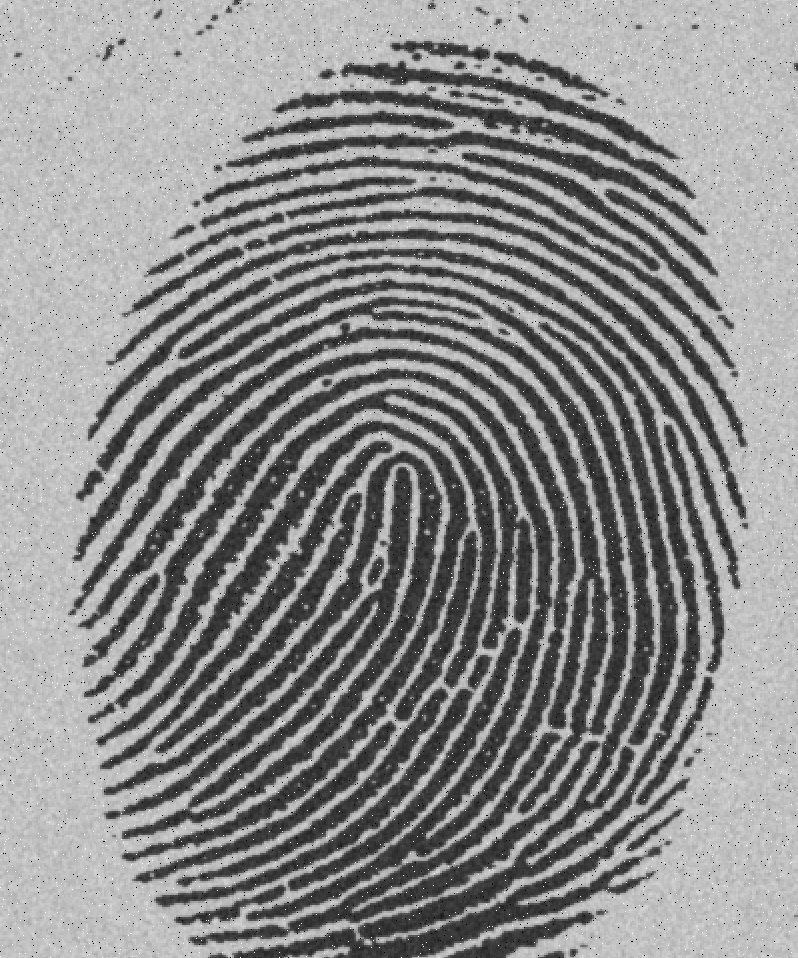
#> input picture 图像处理与可视化/Homework/数字图像处理 06/P1-2classes/noisy_Fig1038(a)(noisy_fingerprint).tif, 798 x 958 px; its folder holds 4 pictures in this run
$ python HW01_P1_Otsu.py
#> lines starting #> are read from the running program, lines starting #| are printed output that depends on the picture; after the words box and inside, x2 and y2 are one past the last pixel; in counts of white or black regions, pixels touching at a corner belong together; long printed decimals are rounded
import numpy as np
from PIL import Image
import matplotlib.pyplot as plt

def compute_histogram(image, num_bins=256):
    """
    计算图像的灰度直方图。

    :param image: 灰度图像的 numpy 数组
    :param num_bins: 直方图的 bins 数量
    :return: 直方图和 bins 边缘
    """
    histogram, bin_edges = np.histogram(image.ravel(), bins=num_bins, range=[0, num_bins])
    return histogram, bin_edges

def compute_cumulative_probabilities_and_weighted_sum(histogram):
    """
    计算累计概率和累积灰度加权和。

    :param histogram: 图像的灰度直方图
    :return: 累计概率 P_k 和累积灰度加权和 S_k
    """
    total_pixels = np.sum(histogram)
    probabilities = histogram / total_pixels
    cumulative_probabilities = np.cumsum(probabilities)
    cumulative_weighted_sum = np.cumsum(np.arange(len(histogram)) * probabilities)

    return cumulative_probabilities, cumulative_weighted_sum

def otsu_global_thresholding(image):
    """
    Otsu 算法的实现。

    :param image: 输入的灰度图像
    :return: 二值化后的图像、Otsu 阈值以及可分离性测度
    """
    histogram, _ = compute_histogram(image)
    cumulative_probabilities, cumulative_weighted_sum = compute_cumulative_probabilities_and_weighted_sum(histogram)

    # 计算全局均值
    mu_global = cumulative_weighted_sum[-1]

    # 计算全局方差
    sigma_global_squared = np.sum((np.arange(len(histogram)) - mu_global) ** 2 * (histogram / np.sum(histogram)))
    print(f"Global mean is {mu_global} and global variance is {sigma_global_squared}")

    # 类间方差的向量化计算
    P = cumulative_probabilities
    S = cumulative_weighted_sum

    # 避免除以 0 或无效计算的情况，先屏蔽掉 P_k 为 0 和 1 的值
    with np.errstate(divide='ignore', invalid='ignore'):
        sigma_between_class_squared = np.where(
            (P > 0) & (P < 1),
            (P * mu_global - S) ** 2 / (P * (1 - P)),
            0
        )

    # 寻找最大类间方差
    max_variance = np.max(sigma_between_class_squared)
    best_thresholds = np.where(sigma_between_class_squared == max_variance)[0]  # 找到所有最大类间方差的阈值

    # 如果存在多个最大类间方差的阈值，取平均值
    best_threshold = np.mean(best_thresholds).astype(np.uint8)

    print(f"Max variance {max_variance} is reached at thresholds {best_thresholds}, average threshold: {best_threshold}")
    # 生成二值化图像
    binary_image = (image > best_threshold).astype(np.uint8)

    # 计算最好阈值的可分离性测度
    separability_measure = max_variance / sigma_global_squared if sigma_global_squared > 0 else 0

    return binary_image, best_threshold, separability_measure

def plot_image_and_histogram(image, binary_image, threshold, image_name):
    """
    绘制原始图像和二值化后的图像及其直方图。

    :param image: 原始灰度图像的 2D numpy 数组
    :param binary_image: 二值化后的图像的 2D numpy 数组
    :param threshold: 用于二值化的阈值
    """
    fig, axes = plt.subplots(2, 2, figsize=(12, 8))

    # 绘制原始图像
    axes[0, 0].imshow(image, cmap='gray', vmin=0, vmax=255)
    axes[0, 0].set_title('Original Image')
    axes[0, 0].axis('off')

    # 绘制原始图像的直方图
    histogram, bin_edges = compute_histogram(image)
    axes[0, 1].bar(bin_edges[:-1], histogram, width=1, color='gray')
    axes[0, 1].set_title('Original Histogram')
    axes[0, 1].set_xlabel('Gray Level')
    axes[0, 1].set_ylabel('Frequency')

    # 添加阈值直线
    axes[0, 1].axvline(x=threshold, color='red', linestyle='--', label='Threshold = {}'.format(int(threshold)))
    axes[0, 1].legend()

    # 绘制二值化后的图像
    axes[1, 0].imshow(binary_image, cmap='gray', vmin=0, vmax=1)
    axes[1, 0].set_title('Binary Image')
    axes[1, 0].axis('off')

    # 绘制二值化后的图像的直方图
    binary_histogram, _ = compute_histogram(binary_image, num_bins=2)
    axes[1, 1].bar(np.arange(2), binary_histogram, width=0.1, color='gray')
    axes[1, 1].set_title('Binary Histogram')
    axes[1, 1].set_xlabel('Gray Level')
    axes[1, 1].set_ylabel('Frequency')

    plt.tight_layout()
    save_path = f"Otsu_{image_name}.png"
    plt.savefig(save_path)
    plt.show()

# 示例使用
if __name__ == "__main__":
    # 加载灰度图像
    option = 2 # 更改图像选择
    if option == 1:
        image_name = 'Fig1038(a)(noisy_fingerprint).tif'
    else:
        image_name = 'noisy_Fig1038(a)(noisy_fingerprint).tif'

    image = Image.open(image_name).convert('L')
#> image is the input picture: PIL image 798x958 L; min 0, max 255, mean 139.8
    image_array = np.array(image)

    # 应用 Otsu 阈值算法
    binary_image, threshold, separability_measure = otsu_global_thresholding(image_array)
#> in compute_histogram, `histogram, bin_edges = np.histogram(image.ravel(), bins=num_bins, rang..`: histogram = 256 values, max 22777 at index 192, min 0 at index 1, mean 2986.3; bin_edges = 257 values from 0 to 256
#> in compute_cumulative_probabilities_and_weighted_sum, `total_pixels = np.sum(histogram)`: total_pixels = 764484
#> in compute_cumulative_probabilities_and_weighted_sum, `probabilities = histogram / total_pixels`: probabilities = 256 values, max 0.0298 at index 192, min 0 at index 1, mean 0.00391
#> in compute_cumulative_probabilities_and_weighted_sum, `cumulative_probabilities = np.cumsum(probabilities)`: cumulative_probabilities = 256 values from 0.00505 to 1
#> in compute_cumulative_probabilities_and_weighted_sum, `cumulative_weighted_sum = np.cumsum(np.arange(len(histogram)) * probab..`: cumulative_weighted_sum = 256 values from 0 to 139.8
#> in otsu_global_thresholding, `cumulative_probabilities, cumulative_weighted_sum = compute_cumulative..`: cumulative_probabilities = 256 values from 0.00505 to 1; cumulative_weighted_sum = 256 values from 0 to 139.8
#> in otsu_global_thresholding, `mu_global = cumulative_weighted_sum[-1]`: mu_global = 139.8
#> in otsu_global_thresholding, `sigma_global_squared = np.sum((np.arange(len(histogram)) - mu_global) ..`: sigma_global_squared = 3887.9
#| Global mean is 139.808 and global variance is 3887.915
#> in otsu_global_thresholding, `P = cumulative_probabilities`: P = 256 values from 0.00505 to 1
#> in otsu_global_thresholding, `S = cumulative_weighted_sum`: S = 256 values from 0 to 139.8
#> in otsu_global_thresholding, `sigma_between_class_squared = np.where( (P > 0) & (P < 1), (P * mu_glo..`: sigma_between_class_squared = 256 values, max 3635.4 at index 125, min 0 at index 255, mean 1780.2
#> in otsu_global_thresholding, `max_variance = np.max(sigma_between_class_squared)`: max_variance = 3635.4
#> in otsu_global_thresholding, `best_thresholds = np.where(sigma_between_class_squared == max_variance..`: best_thresholds = [125]
#> in otsu_global_thresholding, `best_threshold = np.mean(best_thresholds).astype(np.uint8)`: best_threshold = 125
#| Max variance 3635.450 is reached at thresholds [125], average threshold: 125
#> in otsu_global_thresholding, `binary_image = (image > best_threshold).astype(np.uint8)`:
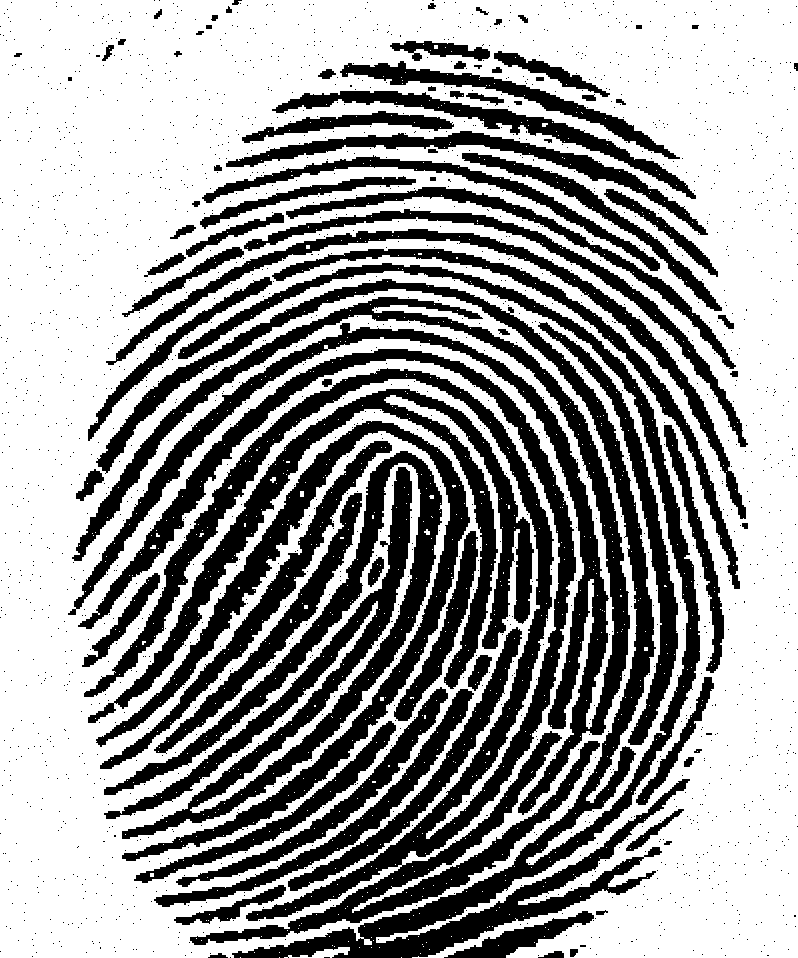
#> binary_image: shape (958, 798); values 0 (black) and 1 (white), 61.7% white; 2111 black regions (2024 under 20 px), largest, box (x1, y1, x2, y2) and area: (78, 349, 600, 945) 43586, (96, 263, 700, 958) 40077, (68, 297, 630, 815) 29600
#> in otsu_global_thresholding, `separability_measure = max_variance / sigma_global_squared if sigma_gl..`: separability_measure = 0.935
#> threshold = 125; separability_measure = 0.935

    # 输出 Ostu 阈值的可分离性测度
    print(f"separability measure: {separability_measure}")
#| separability measure: 0.9351

    # 保存二值化分割后的图像
    # Image.fromarray(binary_image * 255).save('Otsu_Binary_separated_' + image_name)

    # 绘制结果
    plot_image_and_histogram(image_array, binary_image, threshold, image_name)
#> in plot_image_and_histogram, `histogram, bin_edges = compute_histogram(image)`: bin_edges = 257 values from 0 to 256
#> in plot_image_and_histogram, `binary_histogram, _ = compute_histogram(binary_image, num_bins=2)`: binary_histogram = [292417, 472067]
#> in plot_image_and_histogram, `plt.savefig(save_path)`:
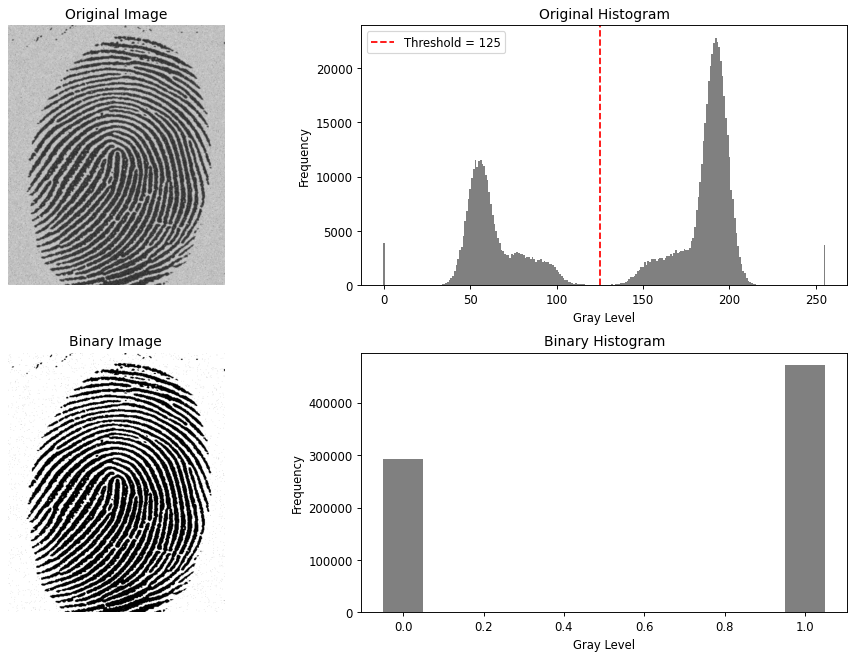
#> figure drawn by matplotlib, 4 panels; panel 2: tallest bar 22777 high, from x = 191.5 to 192.5
